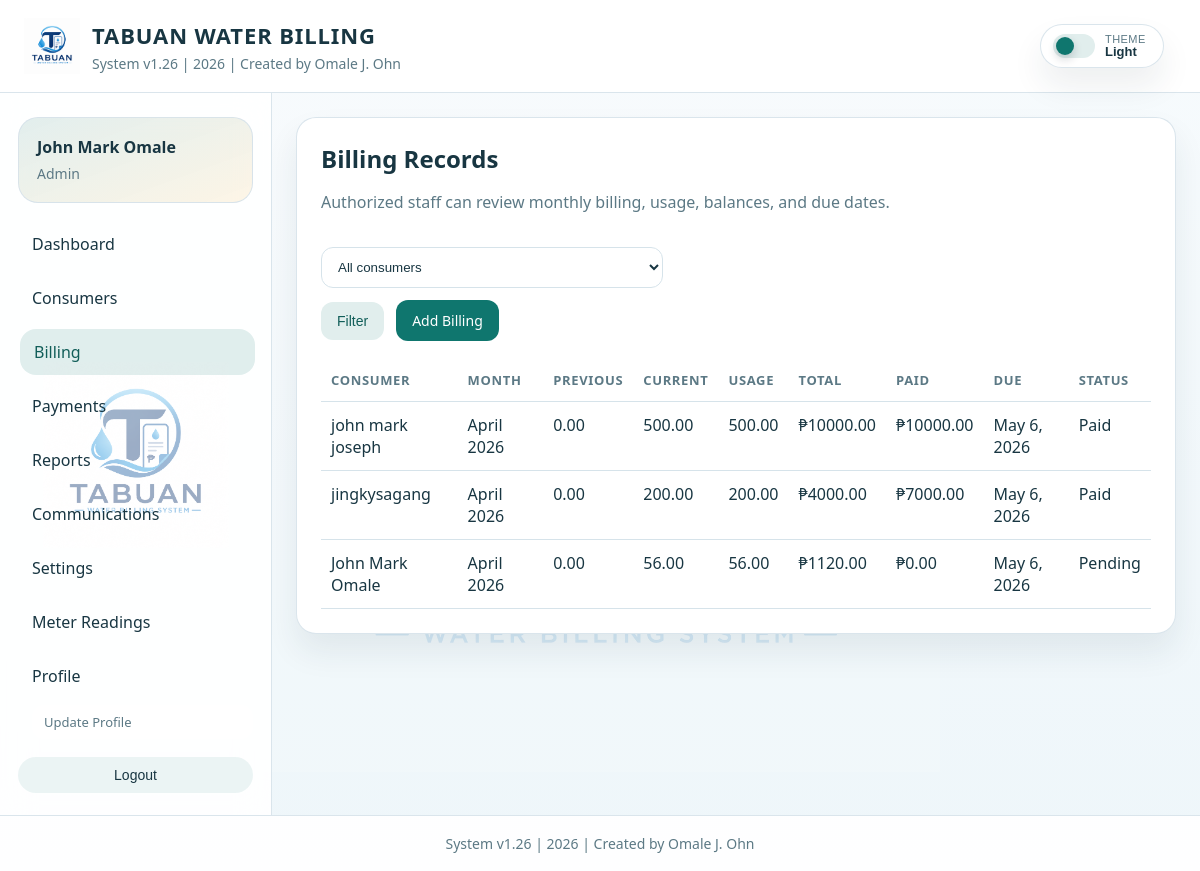
The app's page /billing/ (signed in), older data.
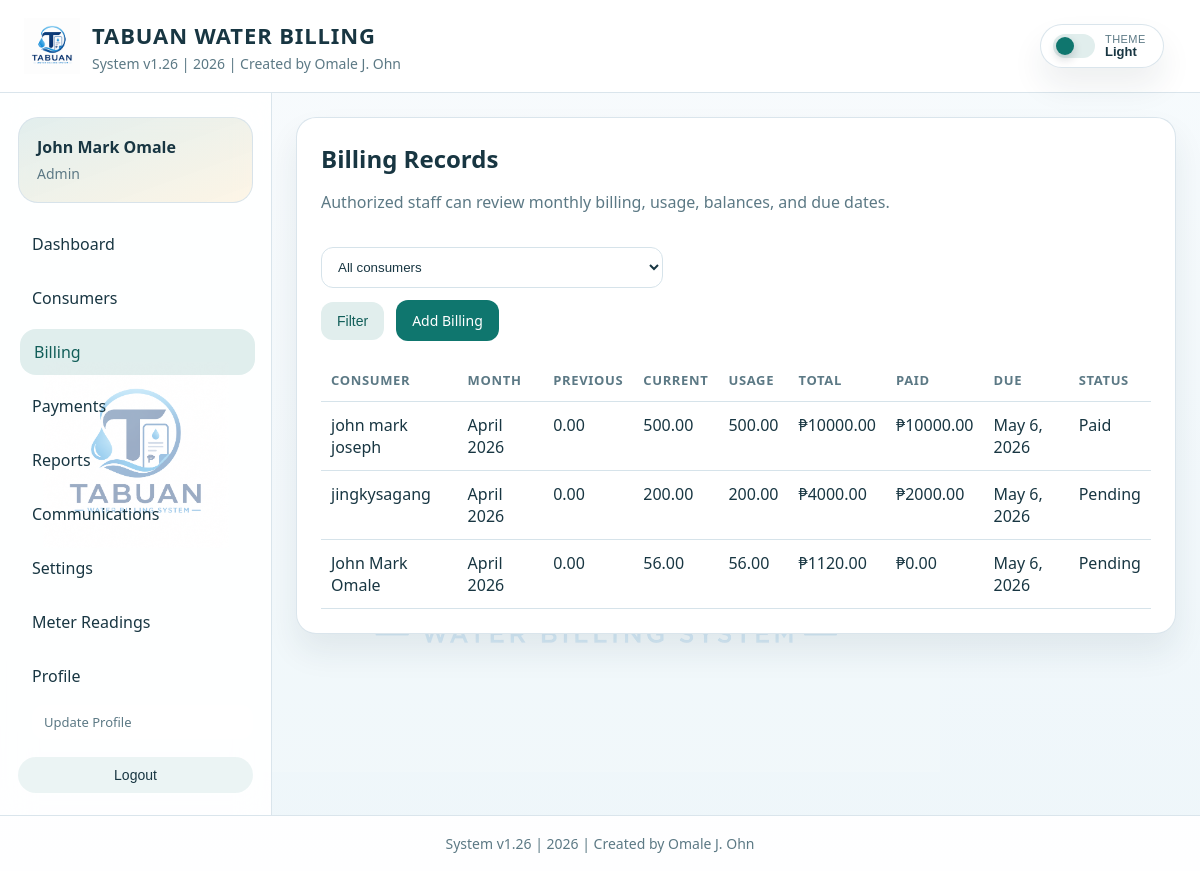
The same page, newer data.
### billing/models.py (models this page shows, shortened)
class BillingRecord(models.Model):
    class Statuses(models.TextChoices):
        PENDING = 'pending', 'Pending'
        PAID = 'paid', 'Paid'
        OVERDUE = 'overdue', 'Overdue'
    consumer = models.ForeignKey(Consumer, on_delete=models.CASCADE, related_name='billings')
    billing_month = models.DateField(help_text='Use the first day of the billing month.')
    previous_reading = models.DecimalField(max_digits=10, decimal_places=2, default=0)
    current_reading = models.DecimalField(max_digits=10, decimal_places=2, default=0)
    usage_m3 = models.DecimalField(max_digits=10, decimal_places=2, default=0)
    rate_per_m3 = models.DecimalField(max_digits=10, decimal_places=2, default=20)
    total_amount = models.DecimalField(max_digits=10, decimal_places=2, default=0)
    amount_paid = models.DecimalField(max_digits=10, decimal_places=2, default=0)
    status = models.CharField(max_length=20, choices=Statuses.choices, default=Statuses.PENDING)
    billing_date = models.DateField()
    due_date = models.DateField()
    created_at = models.DateTimeField(auto_now_add=True)
    class Meta:
        ordering = ['-billing_month', '-created_at']

class Consumer(models.Model):
    class Statuses(models.TextChoices):
        ACTIVE = 'active', 'Active'
        INACTIVE = 'inactive', 'Inactive'
    profile = models.OneToOneField(
        ConsumerProfile,
        on_delete=models.SET_NULL,
        null=True,
        blank=True,
        related_name='consumer_record',
    )
    full_name = models.CharField(max_length=255)
    address = models.TextField(blank=True)
    contact_number = models.CharField(max_length=50, blank=True)
    status = models.CharField(max_length=20, choices=Statuses.choices, default=Statuses.ACTIVE)
    photo = models.ImageField(upload_to='consumers/', blank=True, null=True)
    created_at = models.DateTimeField(auto_now_add=True)

### billing/views.py (the view)
# urls.py: path('billing/', views.billing_list, name='billing'),
@role_required(ConsumerProfile.Roles.ADMIN, ConsumerProfile.Roles.SECRETARY, ConsumerProfile.Roles.TREASURER)
def billing_list(request):
    billings = BillingRecord.objects.select_related('consumer')
    consumer_id = request.GET.get('consumer')
    if consumer_id:
        billings = billings.filter(consumer_id=consumer_id)
    consumers = Consumer.objects.order_by('full_name')
    return render(
        request,
        'billing/billing.html',
        {
            'billings': get_preferred_billing_records(billings),
            'consumers': consumers,
            'selected_consumer': consumer_id,
            'can_add_billing': get_user_role(request.user) == ConsumerProfile.Roles.ADMIN,
        },
    )

### billing/models.py (called while the page is built)
    @classmethod
    def load(cls):
        defaults = {
            'rate_per_m3': Decimal('20.00'),
            'billing_due_days': 15,
            'enable_cash_payments': True,
            'enable_online_payments': True,
            'notify_by_email': True,
            'notify_by_sms': False,
        }
        settings_obj, _ = cls.objects.get_or_create(pk=1, defaults=defaults)
        return settings_obj

### billing/permissions.py (called while the page is built)
def get_user_profile(user, create=False):
    if create:
        return ensure_user_profile(user)
    if not getattr(user, 'is_authenticated', False):
        return None
    return ConsumerProfile.objects.filter(user=user).first()

def get_user_role(user, create=False):
    if not getattr(user, 'is_authenticated', False):
        return None
    if user.is_staff or user.is_superuser:
        return ConsumerProfile.Roles.ADMIN
    profile = get_user_profile(user, create=create)
    return profile.role if profile else ConsumerProfile.Roles.CONSUMER

def get_linked_consumer(user):
    profile = get_user_profile(user)
    if not profile:
        return None
    return getattr(profile, 'consumer_record', None)

### templates/billing/billing.html (shortened to what this page needs)
{% extends 'base.html' %}
{% block content %}
<section class="page-wrap">
    <div class="table-card">
        <div class="toolbar" style="justify-content: space-between; margin-bottom: 18px;">
            <div>
                <h2 class="page-title">Billing Records</h2>
                <p class="muted">Authorized staff can review monthly billing, usage, balances, and due dates.</p>
            </div>
            <form method="get" class="toolbar">
                <select name="consumer">
                    <option value="">All consumers</option>
                </select>
                <button type="submit" class="btn secondary">Filter</button>
                {% if can_add_billing %}
                    <a href="{% url 'add_billing' %}" class="btn">Add Billing</a>
                {% endif %}
            </form>
        </div>
        <table>
            <thead>
                <tr>
                    <th>Consumer</th>
                    <th>Month</th>
                    <th>Previous</th>
                    <th>Current</th>
                    <th>Usage</th>
                    <th>Total</th>
                    <th>Paid</th>
                    <th>Due</th>
                    <th>Status</th>
                </tr>
            </thead>
            <tbody>
                {% for bill in billings %}
                    <tr>
                        <td>{{ bill.consumer.full_name }}</td>
                        <td>{{ bill.billing_month|date:'F Y' }}</td>
                        <td>{{ bill.previous_reading }}</td>
                        <td>{{ bill.current_reading }}</td>
                        <td>{{ bill.usage_m3 }}</td>
                        <td>&#8369;{{ bill.total_amount }}</td>
                        <td>&#8369;{{ bill.amount_paid }}</td>
                        <td>{{ bill.due_date }}</td>
                        <td>{{ bill.get_status_display }}</td>
                    </tr>
                {% empty %}
                    <tr><td colspan="9" class="empty-state">No billing records found.</td></tr>
                {% endfor %}
            </tbody>
        </table>
    </div>
</section>
{% endblock %}

Row changes from the older to the newer data that the page shows:
changed BillingRecord "jingkysagang": amount_paid "7000.00" → "2000.00"; status "Paid" → "Pending"
